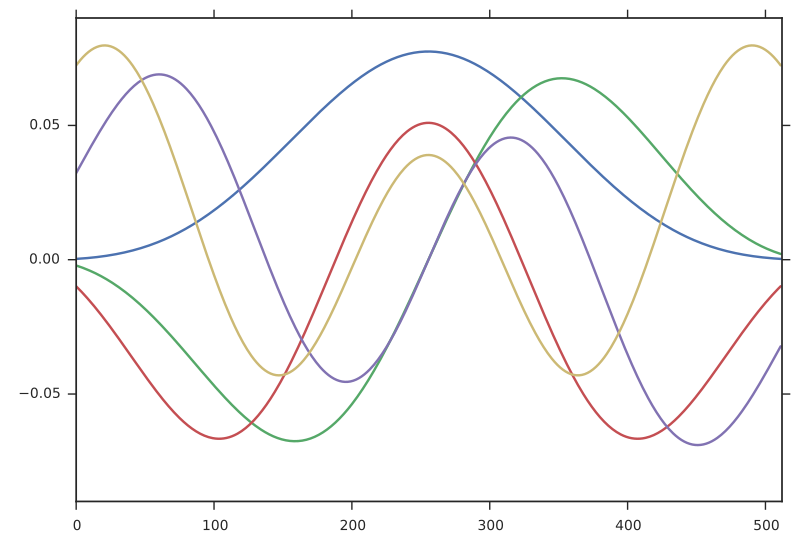

Here is the Python script that generated this plot:
# Same as the code snippet in the docstring, just a bit prettier.
import seaborn as sns
sns.set_style("ticks")
import matplotlib.pyplot as plt
from mtspec import dpss
tapers, lamb, theta = dpss(512, 2.5, 5)
for i in xrange(5):
    plt.plot(tapers[:, i])
plt.xlim(0, 512)
plt.ylim(-0.09, 0.09)
plt.tight_layout()
